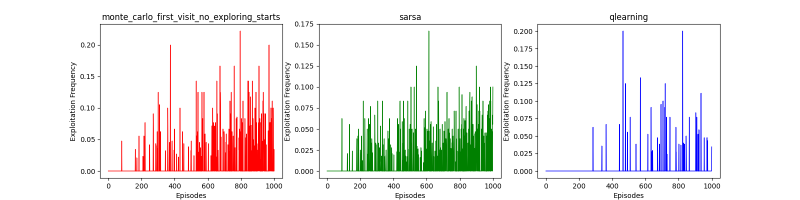
#> input picture task2/exploration_count.png, 1600 x 400 px, given in place of agent.png, which was not available (shown at 1/2 size)
$ jupyter execute A0201748H_ME5406_Project1_Code.ipynb   (text cells are left out)
#> lines starting #> are read from the running program, lines starting #| are printed output that depends on the picture; pictures that were not available may be replaced by others from this repository, and a replacement may not be noted
[cell 1]
# Import Libraries Required
import numpy as np
from tqdm import tqdm
import copy
import random
import matplotlib.pyplot as plt

class FrozenLake:
    """ Initialise Frozen Lake Environment Class """
    def __init__(self, lake_type = 'original', start_coord = [0,0], frisbee_coord = [9,9], hole_fraction=0.25):
        """Initialise FrozenLake Class.

        Args:
            lake_type (str, optional): Type of Lake. Defaults to 'original'.
            start_coord (list, optional): Start Coordinate of agent. Defaults to [0,0].
            frisbee_coord (list, optional): Goal/Frisbee Coordinate. Defaults to [9,9].
            hole_fraction (float, optional): Hole fraction used for the Lake Grid. Defaults to 0.25.
        """
#> called with lake_type = 'original', hole_fraction = 0.25
        # get lake type from user argument
        self.lake_type = lake_type

        # create frozen lake grid according to lake type
        if self.lake_type == 'original':
            self.create_original_4x4_lake()
        elif self.lake_type == 'custom':
            self.create_custom_lake(hole_fraction=hole_fraction)
        else:
            raise Exception('lake_type must be original or custom!')

        # initialise hash table to map agent action to agent movement in i,j coordinate on the lake
        # Key: Action, Value: Movement in i,j. positive i moves down, positive j moves right
        self.action_coord_map = {
			'L': [0, -1], # Left
            'D': [1, 0], # Down
            'R': [0, 1], # Right
            'U': [-1, 0], # Up
		}
        # initialise hash table to map action's index to action itself
        self.index_action_map = {0:'L',
                                1:'D',
                                2:'R',
                                3:'U'}
        # initialise Q-Table of size: (number of states, number of actions)
        self.qtable = np.zeros([len(self.state_coord_map), len(self.action_coord_map)])

        # initialise terminal states index by looping through the lake
        self.terminal_states = set()
        for row in range(len(self.lake)):
            for col in range(len(self.lake[row])):
                # if the current row,col of the lake is a Hole or Goal, add the state to the terminal state set
                if self.lake[row][col] == "H" or self.lake[row][col] == "G":
                    self.terminal_states.add(self.get_state_from_coord((row,col)))

        # initialise state-action pair list for monte carlo algorithm
        self.state_action_pair_list = []
        # initialise state-action G dictionary that stores the G value of each state action pair
        self.state_action_g_dict = {}
        # Loop through each state-action pair
        for state in self.state_coord_map.keys():
            for action in self.action_coord_map.keys():
                # get state_action_pair in the form (state, action)
                state_action_pair = (state,action)
                # add each state action pair to the state_action_pair_list
                self.state_action_pair_list.append(state_action_pair)
                # initialise each state_action pair with an empty list that stores the G value
                self.state_action_g_dict[state_action_pair] = []

        # state_action_g_dict after initialisation
        # {('1','L'):[],
        #  ('1','R'):[],
        #  ('1','D'):[],
        #  ('1','U'):[],
        #   ...     }

    """ ========  Initialisation Methods ======== """
    def get_state_coordinate_map(self, start_coord, frisbee_coord):
        """ Get the mapping from state to x,y coordinate on the lake grid map.

        Args:
            start_coord (list): starting coordinate of agent on map.
            frisbee_coord (list): frisbee coordinate on map.

        Returns:
            state_coord_map (dict): hash table that maps each state to x,y coordinates on the map.
        """
        # initialise state index
        state_index = 0
        # initialise state_coord_map hash table
        state_coord_map = {}
        # Loop through each row and column of the lake
        for row in range(len(self.lake)):
            for col in range(len(self.lake[row])):
                # map the current (row, col) coordinates to the state key
                state_coord_map[str(state_index)] = (row,col)
                # initialise the agent_state at the start location if the current x, y coordinates is equal to the start_coord.
                if row == start_coord[0] and col == start_coord[1]:
                    self.agent_state = str(state_index)
                # initialise the frisbee_state at the goal location if the current x, y coordinates is equal to the frisbee_coord.
                elif row == frisbee_coord[0] and col == frisbee_coord[1]:
                    self.frisbee_state = str(state_index)
                # increment state_index by 1
                state_index += 1
        return state_coord_map

    def get_state_reward_map(self):
        """ Obtains the mapping from state to it's respective reward value.

        Returns:
            state_reward_map (dict): maps the state to it's reward value.
        """
        state_reward_map = {}
        # Loop through the all the states
        for state in list(self.state_coord_map.keys()):
            # if state is a hole, assign reward = -1
            if state in self.holes_picked:
                state_reward_map[state] = -1
                # assign hole 'H' to lake grid if the hole is picked
                x_coord, y_coord = self.state_coord_map[state][0], self.state_coord_map[state][1]
                self.lake[x_coord][y_coord] = "H"
                self.hole_state_list.append(state)
            # if state is frisbee/goal, assign reward = 1
            elif state == self.frisbee_state:
                state_reward_map[state] = 1
            # if state is a frozen ice surface, assign reward = 0
            else:
                state_reward_map[state] = 0
        return state_reward_map

    def create_original_4x4_lake(self):
        """Create original implementation of the 4x4 frozen lake map
        """
        # intialise original implementaiton of 4x4 frozen lake grid.
        # 'S': start location of agent
        # 'F': Frozen ice surface location
        # 'G': Frisbee location
        self.lake = [['S', 'F', 'F', 'F'],
                    ['F', 'H', 'F', 'H'],
                    ['F', 'F', 'F', 'H'],
                    ['H', 'F', 'F', 'G']]
        # 16 states mapped to lake map
        # [[0,   1,   2,   3],
        #  [4,   5,   6,   7],
        #  [8,   9,  10,  11],
        #  [12,  13, 14,  15]]

        # initialise row and column size of lake grid
        self.lake_num_row = len(self.lake)
        self.lake_num_col = len(self.lake[0])
        # holes_picked stores holes that are picked (hardcoded)
        self.holes_picked = ["5","7","11","12"]
        # hole_state_list stores the final holes states
        self.hole_state_list = []

        # initialise state-coordinate map, initialises self.agent_state and frisbee_state
        self.state_coord_map = self.get_state_coordinate_map(start_coord=[0,0], frisbee_coord=[3,3])
        # print("self.state_coord_map",self.state_coord_map)
        # Get state-reward map
        self.state_reward_map = self.get_state_reward_map()
        # print("self.state_reward_map",self.state_reward_map)
        # after initialisation of state reward map
        # state_reward_map = {'0': 0,
        #                     '1': 0,
        #                     '2': 0,
        #                     '3': 0,
        #                     '4': 0,
        #                     '5': -1,
        #                     '6': 0, ... }


        # save deepcopy of lake configuration for resetting of environment
        self.resetted_lake = copy.deepcopy(self.lake)
        # save start agent state for resetting of environment
        self.reset_agent_state = self.agent_state

    # [68 lines left out: function create_custom_lake, not called in this run]

    def reset_lake(self):
        """Reset original 4x4 frozenlake implementation."""
        # reset lake by using saved deepcopy of lake configuration
        self.lake = copy.deepcopy(self.resetted_lake)
        # reset agent_state by using saved start agent state
        self.agent_state = self.reset_agent_state

    def show_lake(self):
        """Show the lake in human readable format.
        """
        from IPython.display import Image
        import matplotlib.pyplot as plt
        from PIL import Image, ImageOps, ImageDraw, ImageFont

        col = self.lake_num_col
        row = self.lake_num_row
        plt.figure(figsize=(col*2,row*2))

        def choose_img(img_path):
            img_path = str(img_path)
            img = Image.open(img_path)
            img = img.resize((300,300))
            img = ImageOps.expand(img,border=3,fill='black')
            return img

        state = 0
        for r in self.lake:
            for i in range(len(r)):
                state_value = r[i]
                if state_value == 'S':
                    img = choose_img(img_path='./images/agent.png')
                elif state_value == 'G':
                    img = choose_img(img_path='./images/frisbee.png')
                elif state_value == 'H':
                    img = choose_img(img_path='./images/hole.png')
                else:
                    img = choose_img(img_path='./images/ice.png')

                from PIL import Image, ImageFont, ImageDraw
                font = ImageFont.truetype("arial.ttf", 40, encoding="unic")
                draw = ImageDraw.Draw(img)
                draw.text((20, 10), str(state),fill=(0,0,0),font=font,stroke_width=1)

                plt.subplot(row, col, state + 1)
                plt.imshow(img)
                plt.axis("off")
                state += 1

        plt.suptitle(f'{row} X {col} Frozen Lake',y=1.02)
        plt.tight_layout()
        plt.subplots_adjust(wspace=0,hspace=0)
        plt.show()
        plt.close()

    # [65 lines left out: function depth_first_search, not called in this run]

    """ ========= Methods to move agent in maps ========== """
    def get_state_from_coord(self, coordinate):
        """ Get state based on the coordinate.
            Args:
                coordinate (list): (x,y) coordinate on map
            Returns:
                state (str): state corresponding to coordinate on map
        """
        # reverse state_coord_map to get coord_state_map
        coord_state_map = dict((v, k) for k, v in self.state_coord_map.items())
        state = coord_state_map[tuple(coordinate)]
        return state

    # [248 lines left out: functions update_agent_coord, move_agent, epsilon_greedy_policy, get_greedy_policy_from_qtable, print_qtable, show_greedy_policy and 2 more, not called in this run]


    def reset_train(self):
        """reset lake environment to original state for retraining.
        """
        self.reset_lake()

        # resets Q-Table Values
        self.qtable = np.zeros([len(self.state_coord_map), len(self.action_coord_map)])
        # resets state_action_g_dict pair such that each state_action key have values of empty lists
        self.state_action_g_dict = {}
        for s in range(len(self.state_coord_map)):
            for a in range(len(self.action_coord_map)):
                self.state_action_g_dict[(str(s),self.index_action_map[a])] = []

    # [68 lines left out: functions create_exponential_decay_epsilon_schedule, create_episode_epsilon_map, plot_epsilon_schedule, not called in this run]


    def train(self, algorithm=None, num_episodes=1000, discount_factor=0.9, epsilon=0.1, learning_rate = None,
              epsilon_decay=0.99,
              epsilon_schedule='constant',
              epsilon_interval={0:1,0.5:0.5,0.9:0.1},
              show_lake=False,
              show_greedy_policy=False,
              print_q_table= False,
              plot_graph=False):
        """Training Function to train the Reinforcement Learning Algorithm.

        Args:
            algorithm (str, optional): Reinforcement Learning Algorithm. Defaults to None.
            num_episodes (int, optional): Number of Episodes to train the RL algorithm. Defaults to 1000.
            discount_factor (float, optional): Discount Factor. Defaults to 0.9.
            epsilon (float, optional): Epsilon Hyperparameter. Defaults to 0.1.
            learning_rate (_type_, optional): Learning Rate for training. Defaults to None.
        """
        # reset training
        self.reset_train()
        # show the lake in human readable format
        if show_lake:
            self.show_lake()
#> in choose_img, img is the input picture: PIL image 1600x400 RGBA; mean R, G, B, A 237.8, 234.6, 233.2, 255
#> in choose_img, `img = img.resize((300,300))`:
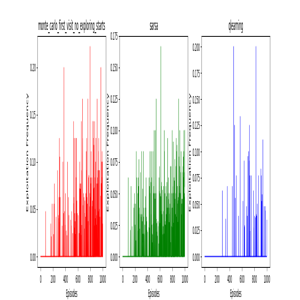
#> img: PIL image 300x300 RGBA; mean R, G, B, A 237.5, 234.2, 232.9, 255
#> in choose_img, `img = ImageOps.expand(img,border=3,fill='black')`:
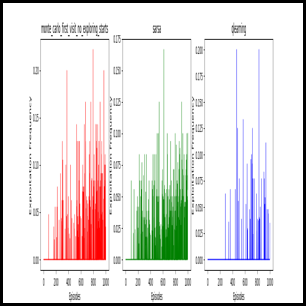
#> img: PIL image 306x306 RGBA; mean R, G, B, A 228.3, 225.1, 223.8, 255

        print(f" =========== Training {algorithm} =========== ")
        # total_reward_list stores the final reward from each episode
        self.total_reward_list = []
        # total_greedy_policy_list stores the greedy policy from each episode
        self.total_greedy_policy_list = []
        # total_q_table_list stores the greedy policy from each episode
        self.total_q_table_list = []
        # exploration_count keeps track of number of exploration
        self.total_exploitation_list = []

        # enable_negative_reward_out_bound_action
        self.enable_negative_reward_out_bound_action = False

        # stores num_episodes as an instance variable
        self.num_episodes = num_episodes
        # stores algorithm as an instance variable
        self.algorithm = algorithm
        # create episode_epsilon_map
        self.episode_epsilon_map = self.create_episode_epsilon_map(epsilon=epsilon,
                                                                    epsilon_decay=epsilon_decay,
                                                                    epsilon_schedule=epsilon_schedule,
                                                                    epsilon_interval=epsilon_interval)

        # plot epsilon_schedule
        if epsilon_schedule != 'constant':
            self.plot_epsilon_schedule(self.episode_epsilon_map, ylab = 'Epsilon')

        # Train the algorithm (loop through the episodes)
        for episode in tqdm(range(self.num_episodes), position=0, leave=True):
            # if episode < self.num_episodes - 1:
            # print("Episode: ",episode + 1,"/",self.num_episodes)

            # reset lake to original configuration before running each episode
            if algorithm in ["monte_carlo_first_visit_no_exploring_starts","sarsa","qlearning"]:
                self.reset_lake()

            # get current epsilon for episode
            epsilon = self.episode_epsilon_map[episode]
            # stores the state action pair within each episode
            episode_state_action_pair_list = []
            episode_reward_list = []
            self.episode_exploitation_list = []

            win_count = 0
            while True:
                # Take action and observe next state and reward
                current_state = self.agent_state
                # Choose action via epsilon-greedy behaviour policy
                action, = self.epsilon_greedy_policy(epsilon=epsilon)
                # Move agent based on choosen action and receive reward
                reward = self.move_agent(action=action)
                # Store state, action: reward in episode data
                episode_state_action_pair_list.append((current_state, action))
                episode_reward_list.append(reward)

                # update Q-Table for temporal difference algorithms for every step
                if algorithm in ["sarsa","qlearning"]:
                    self.temporal_difference_update_qtable(algorithm=algorithm,
                                                            action=action,
                                                            state=current_state,
                                                            reward=reward,
                                                            discount_factor=discount_factor,
                                                            epsilon=epsilon,
                                                            learning_rate=learning_rate
                                                            )

                # reach terminal state, end episode
                if self.agent_state in self.terminal_states:
                    # if the terminal state is the frisbee state, then increment win count by 1
                    if self.agent_state == self.frisbee_state:
                        win_count += 1
                    break

            # update q table for monte carlo algorithm after episode finishes
            if algorithm == "monte_carlo_first_visit_no_exploring_starts":
                self.monte_carlo_update_qtable(algorithm = algorithm,
                                                discount_factor = discount_factor,
			                                    episode_reward_list = episode_reward_list,
                                                episode_state_action_pair_list = episode_state_action_pair_list)

            # record Q-table for each episode
            self.total_q_table_list.append(copy.deepcopy(self.qtable))
            # add greedy policy from Q-table for each episode
            self.total_greedy_policy_list.append(self.get_greedy_policy_from_qtable())

            # append the final reward value at time stamp T-1
            self.total_reward_list.append(episode_reward_list[-1])

            self.total_exploitation_list.append(self.episode_exploitation_list)
        # print Q-Table
        if print_q_table:
            self.print_qtable()

        # reset lake enviornment
        self.reset_lake()
        self.greedy_policy = self.get_greedy_policy_from_qtable()

        # show greedy policy
        if show_greedy_policy:
            self.show_greedy_policy()

        # get the policy difference list
        self.policy_diff_list = self.policy_convergence()

        # get the q sum of absolute error list
        self.q_sae_list = self.q_table_convergence()

        # get cumulative reward list
        self.cumulative_reward_list = [self.total_reward_list[0]]
        for i in range(1,len(self.total_reward_list)):
            self.cumulative_reward_list.append(self.cumulative_reward_list[-1]+self.total_reward_list[i])

        # get get_goal_percentage_reached
        self.get_goal_percentage_reached(epi_interval=100)

        # self.get_exploitation_percentage(epi_interval=100)

        # plot performance graphs for the model
        if plot_graph:
            self.plot_performance_graphs(algorithm)

        return self.total_reward_list, self.cumulative_reward_list, self.policy_diff_list, self.goal_percentage_reached_dict, self.q_sae_list, self.total_exploitation_list

    # [290 lines left out: functions policy_convergence, q_table_convergence, get_goal_percentage_reached, get_exploitation_percentage, plot_performance_graphs, plot_combined_performance_graphs, not called in this run]

$ run again, on task2/goal_reached_percentage.png
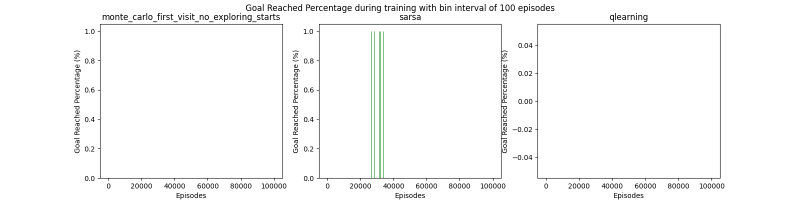
#> input picture task2/goal_reached_percentage.png, 1600 x 400 px, given in place of agent.png, which was not available (shown at 1/2 size)
#> in choose_img, img is the input picture: PIL image 1600x400 RGBA; mean R, G, B, A 248.6, 248.9, 248.6, 255
#> in choose_img, `img = img.resize((300,300))`:
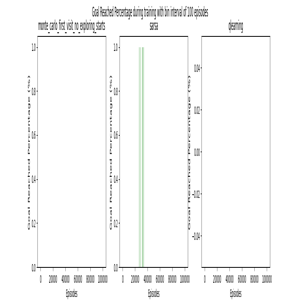
#> img: PIL image 300x300 RGBA; mean R, G, B, A 248.4, 248.7, 248.4, 255
#> in choose_img, `img = ImageOps.expand(img,border=3,fill='black')`:
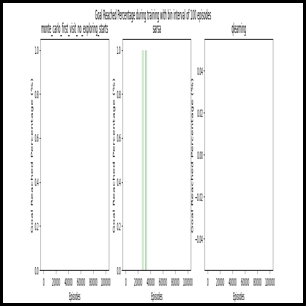
#> img: PIL image 306x306 RGBA; mean R, G, B, A 238.8, 239.1, 238.8, 255
